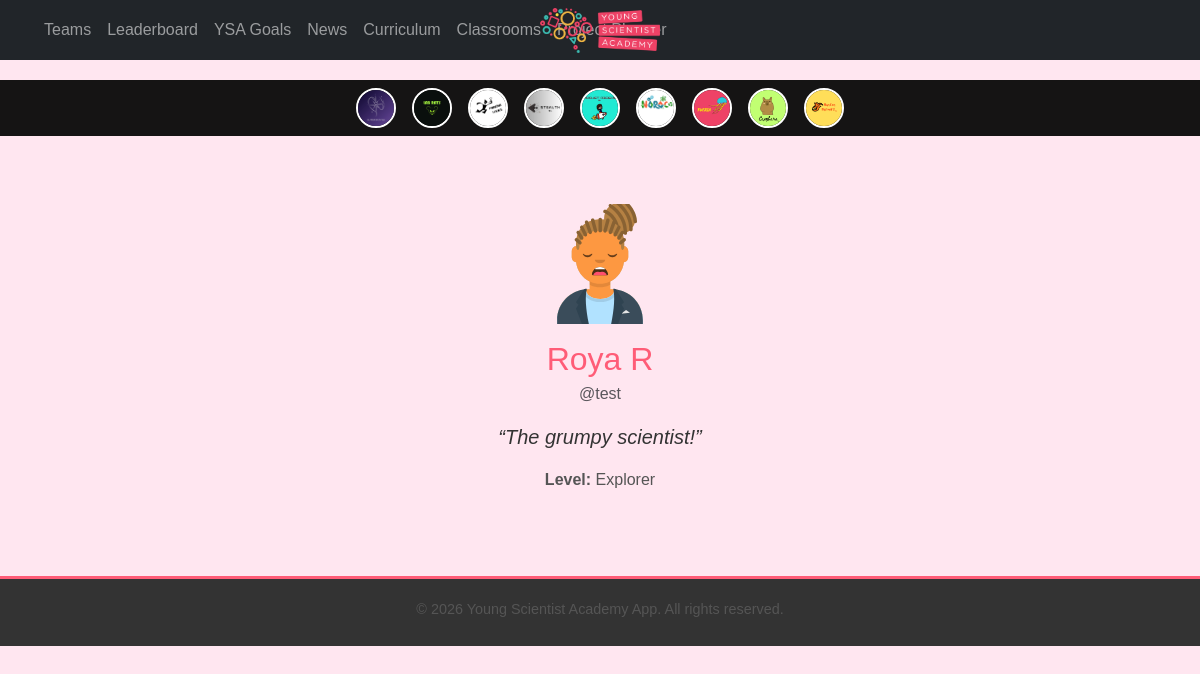
Screenshot of /users/profile/test/ with the database file from the repository.
### teams/models.py (models this page shows, shortened)
class Team(models.Model):
    name = models.CharField(max_length=100, unique=True)
    logo = models.ImageField(upload_to="team_logos/", blank=True, null=True)
    members = models.ManyToManyField(
        settings.AUTH_USER_MODEL, related_name='teams_members', blank=True
    )
    created_at = models.DateTimeField(auto_now_add=True)
    description = models.TextField(blank=True)
    max_members = models.IntegerField(default=15)
    class Meta:
        ordering = ["-created_at"]
        verbose_name = "Team"
        verbose_name_plural = "Teams"
    @property
    def total_points(self):
        return self.team_points_from_teams_app.aggregate(
            total_points=Sum("points_earned")
        )["total_points"] or 0
    def get_logo_url(self):
        if self.logo:
            return self.logo.url
        filename_png = f"{self.name.lower().replace(' ', '_')}.png"
        filename_jpg = f"{self.name.lower().replace(' ', '_')}.jpg"
        if os.path.exists(os.path.join(settings.MEDIA_ROOT, "team_logos", filename_png)):
            return settings.MEDIA_URL + "team_logos/" + filename_png
        if os.path.exists(os.path.join(settings.MEDIA_ROOT, "team_logos", filename_jpg)):
            return settings.MEDIA_URL + "team_logos/" + filename_jpg
        return settings.STATIC_URL + "default_team_logo.png"

### users/models.py (models this page shows, shortened)
class Profile(models.Model):
    user = models.OneToOneField(User, on_delete=models.CASCADE, related_name="profile")
    points = models.PositiveIntegerField(default=0)
    points_transferred = models.PositiveIntegerField(default=0)
    team = models.ForeignKey(Team, null=True, blank=True, on_delete=models.SET_NULL, related_name="team_profile")
    team_joined = models.BooleanField(default=False)
    join_deadline = models.DateField(null=True, blank=True)
    first_name = models.CharField(max_length=50, blank=True, null=True)
    last_name = models.CharField(max_length=50, blank=True, null=True)
    school = models.CharField(max_length=100, blank=True, null=True)
    age = models.PositiveIntegerField(blank=True, null=True)
    profile_completed = models.BooleanField(default=False)
    created_at = models.DateTimeField(auto_now_add=True)
    updated_at = models.DateTimeField(auto_now=True)
    avatar = models.ImageField(upload_to="avatars/", blank=True, null=True)  # Uploaded avatar
    generated_avatar = models.ImageField(upload_to="generated_avatars/", blank=True, null=True)  # SVG avatar
    pip_quote = models.CharField(max_length=150, blank=True, null=True, help_text="A pip for your profile!")
    background_color = models.CharField(
        max_length=20, choices=[(tag.name, tag.value) for tag in pa.BackgroundColor], default="WHITE"
    )
    hair_type = models.CharField(
        max_length=30, choices=[(tag.name, tag.value) for tag in pa.HairType], default="BOB"
    )
    hair_color = models.CharField(
        max_length=20, choices=[(tag.name, tag.value) for tag in pa.HairColor], default="BROWN"
    )
    eye_type = models.CharField(
        max_length=20, choices=[(tag.name, tag.value) for tag in pa.EyeType], default="DEFAULT"
    )
    mouth_type = models.CharField(
        max_length=20, choices=[(tag.name, tag.value) for tag in pa.MouthType], default="SMILE"
    )
    accessory = models.CharField(
        max_length=20, choices=[(tag.name, tag.value) for tag in pa.AccessoryType], default="NONE"
    )
    clothing = models.CharField(
        max_length=30, choices=[(tag.name, tag.value) for tag in pa.ClothingType], default="HOODIE"
    )
    clothing_color = models.CharField(
        max_length=20, choices=[(tag.name, tag.value) for tag in pa.ClothingColor], default="PASTEL_GREEN"
    )
    shirt_text = models.CharField(max_length=20, blank=True, null=True)
    @property
    def short_name(self):
        if self.last_name:
            return f"{self.first_name} {self.last_name[0]}"
        return self.first_name

class CustomUser(AbstractUser):
    team = models.ForeignKey(
        'teams.Team', on_delete=models.SET_NULL, null=True, blank=True, related_name="users_team"
    )
    team_join_deadline = models.DateField(null=True, blank=True)
    ROLE_CHOICES = [
        ('admin', 'Admin'),
        ('teacher', 'Teacher'),
        ('student', 'Student'),
    ]
    LEVEL_CHOICES = [
        ('explorer', 'Explorer'),
        ('ambassador', 'Ambassador'),
    ]
    role = models.CharField(max_length=20, choices=ROLE_CHOICES)
    level = models.CharField(max_length=20, choices=LEVEL_CHOICES, blank=True, null=True)  # only for students
    is_approved = models.BooleanField(default=False)
    profile_completed = models.BooleanField(default=False)  # new field to track completions
    ysa_way_passed = models.BooleanField(default=False)

### users/views.py (the view)
# urls.py: path('profile/<str:username>/', views.profile_other_view, name='profile_other'),
def profile_other_view(request, username):
    user = get_object_or_404(CustomUser, username=username)
    profile = user.profile  # Assuming one-to-one relation exists
    context = {
        'user_profile': profile,
        'other_user': user,
    }
    return render(request, 'profile_other.html', context)

### teams/context_processors.py (called while the page is built)
def team_logos(request):
    teams = list(Team.objects.all())  # Convert QuerySet to list
    teams.sort(key=lambda team: team.total_points, reverse=True)  # Sort manually  # ✅ Order by team ranking
    return {'teams': teams}

### users/context_processors.py (called while the page is built, shortened)
def user_level_and_team(request):
    user = request.user
    if not user.is_authenticated:
        return {}

### users/templates/profile_other.html (shortened to what this page needs)
{% extends "core/base.html" %}
{% load static %}
{% block content %}
<div class="container mt-5">
  <div class="text-center">
    {% if user_profile.avatar %}
      <img src="{{ user_profile.avatar.url }}" width="120" height="120" alt="Avatar">
    {% elif user_profile.generated_avatar %}
      <img src="{{ user_profile.generated_avatar.url }}" width="120" height="120" alt="Generated Avatar">
    {% else %}
      <img src="{% static 'images/default_avatar.png' %}" width="120" height="120" alt="Default Avatar">
    {% endif %}
    <h2 class="mt-3 mb-1" style="color: #ff5c77;">
      {{ user_profile.short_name }}
    </h2>
    <p class="text-muted">@{{ other_user.username }}</p>
    {% if user_profile.pip_quote %}
      <blockquote class="blockquote mt-3 px-3" style="font-style: italic;">
        “{{ user_profile.pip_quote }}”
      </blockquote>
    {% endif %}
    {% if other_user.role == "student" %}
      <p class="mt-2"><strong>Level:</strong> {{ other_user.level|title }}</p>
    {% endif %}
  </div>
</div>
{% endblock %}

### core/templates/core/base.html (shortened to what this page needs)
{% load static %}
<!DOCTYPE html>
<html lang="en">
<head>
    <link href="https://cdn.jsdelivr.net/npm/bootstrap@5.3.0/dist/css/bootstrap.min.css" rel="stylesheet">
    <link rel="stylesheet" href="{% static 'css/styles.css' %}">
</head>
<body>
<nav class="navbar navbar-expand-lg navbar-dark bg-dark fixed-top">
    <div class="w-100 d-flex justify-content-between align-items-center px-3">
        <div class="d-flex align-items-center">
        <div class="collapse navbar-collapse" id="navbarNav">
            <ul class="navbar-nav">
            <li class="nav-item">
                <a class="nav-link {% if request.path == '/teams/' %}active{% endif %}" href="{% url 'teams:team_overview' %}">Teams</a>
            </li>
            <li class="nav-item">
                <a class="nav-link {% if request.path == '/leaderboard/' %}active{% endif %}" href="{% url 'leaderboard:student_leaderboard' %}">
                    Leaderboard
                </a>
            </li>
            <li class="nav-item">
                <a class="nav-link {% if request.path == '/programs/' %}active{% endif %}" href="{% url 'programs:goal_list' %}">YSA Goals</a>
            </li>
            <li class="nav-item">
                <a class="nav-link {% if request.path == '/news/' %}active{% endif %}" href="{% url 'news:news' %}">News</a>
            </li>
            <li class="nav-item">
                <a class="nav-link {% if request.path == '/curriculum/' %}active{% endif %}" href="{% url 'curriculum:home' %}">Curriculum</a>
            </li>
            <li class="nav-item">
                <a class="nav-link {% if request.path == '/classrooms/' %}active{% endif %}" href="{% url 'classrooms:dashboard' %}">Classrooms</a>
            </li>
            <li class="nav-item">
                <a class="nav-link {% if request.path == '/project_planner/' %}active{% endif %}" href="{% url 'project_planner:home' %}">Project Planner</a>
            </li>
            </ul>
        </div>
        </div>
    <a class="navbar-brand position-absolute start-50 translate-middle-x" href="{% url 'home' %}">
      <img src="{% static 'images/logo.png' %}" alt="logo" class="logo" style="max-height: 50px;">
    </a>
  </div>
</nav>
    {% if teams %}
    <div class="team-logos-nav">
        {% for team in teams %}
            <a href="{% url 'teams:team_detail' team.id %}" class="team-logo-link">
                <img src="{{ team.get_logo_url }}" alt="{{ team.name }}" class="team-logo-small">
            </a>
        {% endfor %}
    </div>
    {% endif %}
    <div class="content-container">
        {% block content %}{% endblock %}
    </div>
    <footer class="text-center mt-5">
        <p>&copy; {% now "Y" %} Young Scientist Academy App. All rights reserved.</p>
    </footer>
</body>
</html>
</body>
</html>

### core/static/css/styles.css (style rules this page uses)
body { background-color: #ffe6f0; font-family: 'Arial', sans-serif; color: #333; }
.team-logos-nav { display: flex; justify-content: center; align-items: center; background: #151414; padding: 8px; position: relative; z-index: 999; margin-top: 80px; }
.navbar { position: fixed; top: 0; left: 0; right: 0; width: 100%; z-index: 1050; background-color: #333333; padding: 10px 20px; display: flex; align-items: center; justify-content: space-between; }
.navbar-brand { font-weight: bold; color: #ffffff; font-size: 1.2rem; margin-right: auto; position: absolute; left: 50%; transform: translateX(-50%); z-index: 1; }
.navbar-collapse { background-color: transparent; padding: 0; box-shadow: none; border: none; }
.team-logo-link { margin: 0 8px; text-decoration: none; }
.team-logo-small { width: 40px; height: 40px; border-radius: 50%; border: 2px solid white; object-fit: cover; transition: transform 0.2s ease-in-out; }
.container { max-width: 960px; padding: 20px; }
footer { background-color: #333333; color: #ffffff; padding: 15px 0; font-size: 0.9rem; text-align: center; border-top: 3px solid #ff5c77; }
footer p { margin-bottom: 5px; }
.logo { max-width: 120px; height: auto; display: block; margin: 10px auto; }
h1, h2, h3, h4, h5, h6 { color: #333; }
p, li { color: #555; }
footer { padding: 20px 0; border-top: 3px solid #ff5c77; font-size: 0.9rem; text-align: center; color: #ffffff; background-color: #333333; }

### rows the page displays
Team: shows a picture
Team: shows a picture
Team: shows a picture
Team: shows a picture
Team: shows a picture
Team: shows a picture
Team: shows a picture
Team: shows a picture
Team: shows a picture
Profile: generated_avatar (picture), short_name "Roya R", pip_quote "The grumpy scientist!"
CustomUser: username "test", level "Explorer"
